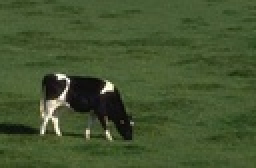
%> input picture exercise8/code/cow.jpg, 128 x 84 px, shrunk from 300 x 196 before the run (shown 2 times larger)
$ octave exercise6.m   (GNU Octave 9; MATLAB toolbox functions it lacks are replaced by stand-ins)
%> lines starting %> are read from the running program, lines starting %| are printed output that depends on the picture
### exercise8/code/meanshiftSeg.m
function [map, peaks] = meanshiftSeg(img)
    r = 0.08;

    [h, w, c] = size(img);
    X = reshape(img, [h*w, c]);
    X = double(X) / 256;

    % Apply Mean-Shift Segmentation Algorithm
    [mapP, peaks] = mean_shift(X, r);
    % Reshape the maping to the original image size
    map = reshape(mapP, [h, w]);

end

### exercise8/code/mean_shift.m
function [ map, peaks ] = mean_shift( X, r )
%MEAN_SHIFT Mean-shift algorithm
%
    nPoints = size(X, 1);

    % Initialize containers to store the peaks and the mapping to clusters
    pointsPeaks = zeros(nPoints, 3) - 1;
    map = zeros(nPoints, 1) - 1;
    cluster = 0; % Initial cluster id

    for i = 1:nPoints
        % Compute the peaks for each point
        peak = find_peak(X, X(i,:), r);
        % Compute the distance of the current peak to the already find ones
        d = sum((pointsPeaks(1:i,:) - repmat(peak, [i, 1])).^2, 2);
        [min_d, min_i] = min(d);

        % MERGING PEAKS
        % If the distance to the closest peak is greater than the r/2, the
        % new peak correspond to a new cluster
        if min_d > (r/2)^2
            cluster = cluster + 1;
            map(i) = cluster;
        % If its closer than r/2, fuse both peak to the same cluster
        % assigning the cluster id of the closest peak.
        else
            map(i) = map(min_i);
        end

        pointsPeaks(i,:) = peak;

    end

    % Now for each point with the same mapping, compute the center of the
    % cluster to return it as a peak
    peaks = zeros(cluster, 3);
    for c = 1:cluster
        peaks(c,:) = mean(X(map==c,:), 1);
    end

end

### exercise8/code/find_peak.m
function [ peak ] = find_peak( X, x_l, r )
%FIND_PEAK Find the peak of the density function for the given pixel
%   X is the density function
%   x_l pixel information
%   r radius
    n_points = size(X, 1);

    % Define tolerance and starting center
    tol = 0.005;
    x_p = x_l;

    while true
        % Compute the distance from the center to all the points
        x_r = repmat(x_l, [n_points, 1]);
        d = sum((X-x_r).^2, 2);
        % Recompute the center from the points closer than r
        x_l = mean(X(d<=r^2,:), 1);

        % Check convergence criterion
        if (x_p - x_l) * (x_p - x_l)' < tol^2
            break
        end

        % Update the center
        x_p = x_l;

    end
    % Return the peak
    peak = x_l;
end

### exercise8/code/EM.m
function [map, cluster] = EM(img)

    K = 3;
    tol = 0.0002;

    % Flat all the pixels and normalize values to scale [0, 1]
    [h, w, c] = size(img);
    X = reshape(img, [h*w, c]);
    X = double(X) / 256;
    L = size(X, 1);

    % Generate mu
    mu = generate_mu(X, K);
    % Generate covariance
    var = generate_cov(X, K);
    % Generate alpha
    alpha = 1 / K * ones(1, K);

    % For convergence criteria
    log_lh = 0;
    while true
        % Compute expectation
        [I, P] = expectation(mu, var, alpha, X);
        % Update parameters to maximize probabilities
        [mu, var, alpha] = maximization(I, X);

        % Convergence criterion evaluating log-likelihood
        a_P = repmat(alpha, [L, 1]) .* P;
        l_lh = sum(log(sum(a_P, 2)), 1) / L;
        if abs(l_lh - log_lh) < tol
            break;
        end
        log_lh = l_lh;
    end

    % A final computation of expectation
    [I, ~] = expectation(mu, var, alpha, X);
    % Map all the pixels to its most probable segment
    [~, map] = max(I, [], 2);
    map = reshape(map, [h, w]);
    % Return the cluster centers
    cluster = mu;

end

### exercise8/code/generate_mu.m
function mu = generate_mu(X, K)
%GENERATE_MU Generate initial values for mu
%   X is the pixels with its values to randomly generate the mu
%   K is the number of segments

    d = size(X, 2);     % Dimensions of the pixels (3 color components)
    mx = max(X, [], 1);
    mn = min(X, [], 1);
    rg = repmat(mx - mn, [K, 1]);

    % Generate the mu uniformly distributed along the range of X values
    mu = repmat(mn, [K, 1]) + rand(K, d) .* rg;

end

### exercise9/code/generate_cov.m
function cov = generate_cov(X, K)
%GENERATE_COV Generate initial values for the K
%   covariance matrices

    d = size(X, 2);     % Dimensions of the pixels (3 color components)
    mx = max(X, [], 1);
    mn = min(X, [], 1);
    var = (mx - mn) / 60;

    % Generate the initial covariange matrix diagonal with fix variance at
    % each color dimension
    cov = zeros(d, d, K);
    for k = 1:K
        cov(:,:,k) = diag(var);
    end
end

### exercise8/code/expectation.m
function [I, P] = expectation(mu,var,alpha,X)
%EXPECTATION Expectation step

    K = length(alpha);
    L = size(X,1);
    d = size(X,2);

    P = zeros(L, K);

    for k = 1:K
        % Compute expectation of each pixel belong to each cluster
        P(:,k) = mvnpdf(X, mu(k,:), reshape(var(:,:,k), [d d]) );
    end

    a_P = repmat(alpha, [L, 1]) .* P;
    I = a_P ./ (repmat(sum(a_P, 2), [1, K]));
end

### exercise8/code/maximization.m
function [mu, var, alpha] = maximization(I, X)
%MAXIMIZATION Maximization step computation

    [L, K] = size(I);
    d = size(X,2);

    % Recompute parameters
    alpha = 1/ L * sum(I, 1);
    mu = zeros(K, d);
    var = zeros(d, d, K);
    for k = 1:K
        mu(k,:) = sum(X.*repmat(I(:,k), [1, d]), 1) ./ ...
            (L * alpha(k));

        var_k = zeros(d, d, L);
        for l=1:L
            x_mu = X(l,:)-mu(k,:);
            var_k(:,:,l) = I(l,k) .* x_mu' * x_mu;
        end
        var(:,:,k) = sum(var_k, 3) ./ (L * alpha(k));
    end

end

### exercise8/code/exercise6.m

% load image
img = imread('cow.jpg');
%> img is the input picture: size 84x128x3 uint8; mean R, G, B 68, 84.8, 47.4
% for faster debugging you might want to decrease the size of your image
% (use imresize)
% (especially for the mean-shift part!)

figure, imshow(img), title('original image')

% smooth image (6.1a)
% (replace the following line with your code for the smoothing of the
% image)
imgSmoothed = imfilter(img, fspecial('gaussian', [5 5], 5.));
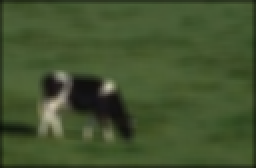
%> imgSmoothed: size 84x128x3 uint8 (shown 2 times larger); mean R, G, B 66.5, 82.9, 46.4
figure, imshow(imgSmoothed), title('smoothed image')

%% convert to L*a*b* image (6.1b)
% (replace the folliwing line with your code to convert the image to Lab
% space
imglab = applycform(imgSmoothed, makecform('srgb2lab'));
%> imglab: size 84x128x3 uint8; mean of channels 1, 2, 3 84, 116, 147.1
figure, imshow(imglab), title('l*a*b* image')

%% Mean-Shift segmentation (6.2)
[mapMS, peak] = meanshiftSeg(imglab);
%> the loop in mean_shift, `for i = 1:nPoints` made 10752 passes
%> (peak, d, min_d, min_i) on passes 1, 2, 6: ([0.0858 0.495 0.513], 5.7, 5.7, 1), ([0.345 0.448 0.581], [0.0741; 6.41], 0.0741, 1), ([0.345 0.448 0.581], [0.0742; 5.94e-08; 4.3e-09; 1.2e-09; 0; 6.41], 0, 5)
%> (peak, min_d, min_i) on passes 7 to 12: ([0.345 0.448 0.581], 2.25e-08, 4), ([0.345 0.448 0.581], 7.26e-11, 3), ([0.345 0.448 0.581], 0, 8), ([0.345 0.448 0.581], 0, 7), ([0.345 0.448 0.581], 0, 7), ([0.345 0.448 0.581], 0, 3)
%> after the loop in mean_shift, `for i = 1:nPoints`: cluster = 3
%> the loop in mean_shift, `for c = 1:cluster` made 3 passes
%> after the loop in mean_shift, `for c = 1:cluster`: peaks = [0.0741 0.498 0.509; 0.336 0.451 0.578; 0.658 0.491 0.552]
%> in meanshiftSeg, `map = reshape(mapP, [h, w]);`:
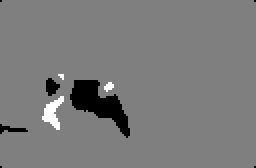
%> map: size 84x128 double (shown 2 times larger); min 1, max 3, mean 1.97; drawn with min black and max white
%> peak has the same summary as peaks in mean_shift
visualizeSegmentationResults (mapMS, peak);
%> (this line was passed over: visualizeSegmentationResults is not available in this run)

%% EM Segmentation (6.3)
[mapEM, cluster] = EM(imglab);
%> in generate_mu, `mx = max(X, [], 1);`: mx = [0.789 0.516 0.598]
%> in generate_mu, `mn = min(X, [], 1);`: mn = [0.043 0.434 0.488]
%> in generate_mu, `rg = repmat(mx - mn, [K, 1]);`: rg = [0.746 0.082 0.109; 0.746 0.082 0.109; 0.746 0.082 0.109]
%> in EM, `mu = generate_mu(X, K);`: mu = [0.673 0.455 0.574; 0.608 0.476 0.521; 0.357 0.467 0.54]
%> in generate_cov, `var = (mx - mn) / 60;`: var = [0.0124 0.00137 0.00182]
%> (the run ends here)
